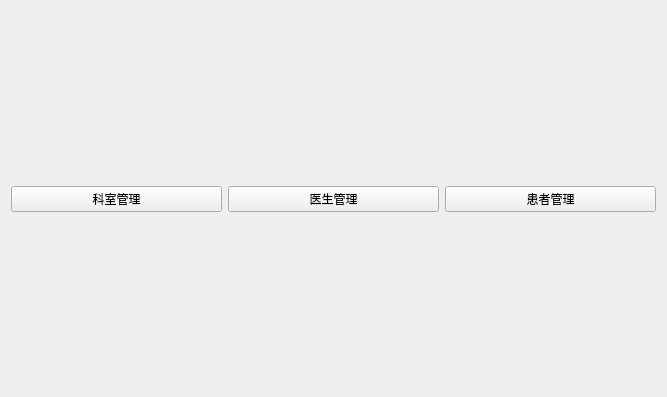
<?xml version="1.0" encoding="UTF-8"?>
<ui version="4.0">
 <class>WelcomeView</class>
 <widget class="QWidget" name="WelcomeView">
  <property name="geometry">
   <rect>
    <x>0</x>
    <y>0</y>
    <width>667</width>
    <height>397</height>
   </rect>
  </property>
  <property name="windowTitle">
   <string>欢迎</string>
  </property>
  <layout class="QVBoxLayout" name="verticalLayout">
   <item>
    <spacer name="verticalSpacer">
     <property name="orientation">
      <enum>Qt::Orientation::Vertical</enum>
     </property>
     <property name="sizeHint" stdset="0">
      <size>
       <width>20</width>
       <height>163</height>
      </size>
     </property>
    </spacer>
   </item>
   <item>
    <layout class="QHBoxLayout" name="horizontalLayout">
     <item>
      <widget class="QPushButton" name="btDepartment">
       <property name="text">
        <string>科室管理</string>
       </property>
      </widget>
     </item>
     <item>
      <widget class="QPushButton" name="btDoctor">
       <property name="text">
        <string>医生管理</string>
       </property>
      </widget>
     </item>
     <item>
      <widget class="QPushButton" name="btPatient">
       <property name="text">
        <string>患者管理</string>
       </property>
      </widget>
     </item>
    </layout>
   </item>
   <item>
    <spacer name="verticalSpacer_2">
     <property name="orientation">
      <enum>Qt::Orientation::Vertical</enum>
     </property>
     <property name="sizeHint" stdset="0">
      <size>
       <width>20</width>
       <height>162</height>
      </size>
     </property>
    </spacer>
   </item>
  </layout>
 </widget>
 <resources/>
 <connections/>
</ui>
